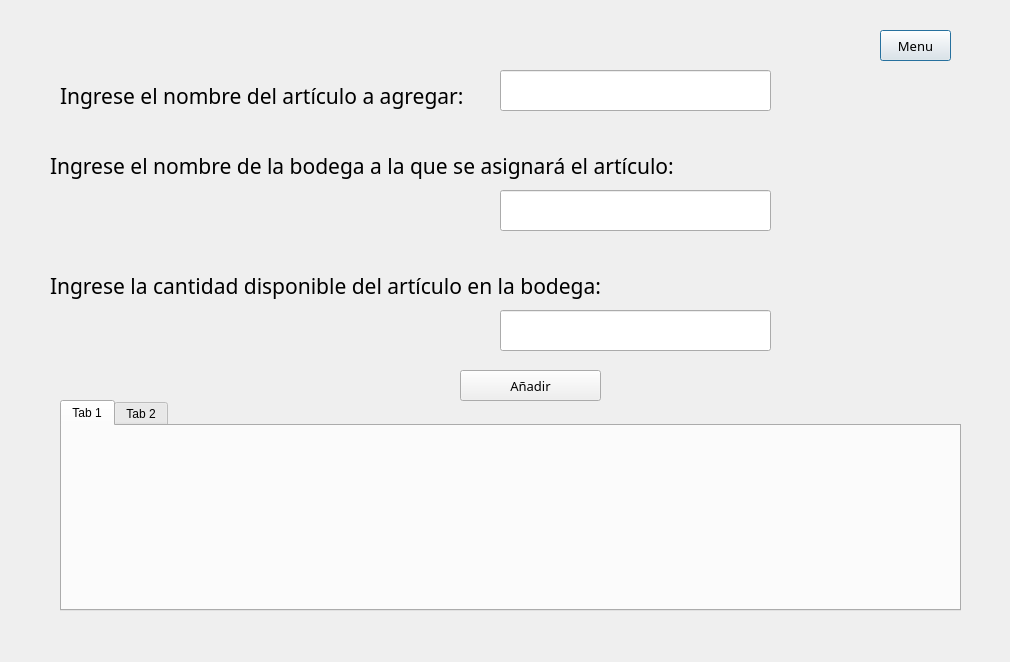
<?xml version="1.0" encoding="UTF-8"?>
<ui version="4.0">
 <class>ArtBodega</class>
 <widget class="QDialog" name="ArtBodega">
  <property name="geometry">
   <rect>
    <x>0</x>
    <y>0</y>
    <width>1010</width>
    <height>662</height>
   </rect>
  </property>
  <property name="windowTitle">
   <string>Dialog</string>
  </property>
  <widget class="QLineEdit" name="txtBodega">
   <property name="geometry">
    <rect>
     <x>500</x>
     <y>190</y>
     <width>271</width>
     <height>41</height>
    </rect>
   </property>
   <property name="font">
    <font>
     <family>Century Gothic</family>
     <pointsize>16</pointsize>
    </font>
   </property>
  </widget>
  <widget class="QPushButton" name="btMenu">
   <property name="geometry">
    <rect>
     <x>880</x>
     <y>30</y>
     <width>71</width>
     <height>31</height>
    </rect>
   </property>
   <property name="font">
    <font>
     <family>Century Gothic</family>
     <pointsize>10</pointsize>
    </font>
   </property>
   <property name="text">
    <string>Menu</string>
   </property>
  </widget>
  <widget class="QLabel" name="lblBodega">
   <property name="geometry">
    <rect>
     <x>50</x>
     <y>140</y>
     <width>691</width>
     <height>51</height>
    </rect>
   </property>
   <property name="font">
    <font>
     <family>Century Gothic</family>
     <pointsize>16</pointsize>
     <weight>50</weight>
     <bold>false</bold>
    </font>
   </property>
   <property name="text">
    <string>Ingrese el nombre de la bodega a la que se asignará el artículo: </string>
   </property>
  </widget>
  <widget class="QLabel" name="lblArticulo">
   <property name="geometry">
    <rect>
     <x>60</x>
     <y>70</y>
     <width>441</width>
     <height>51</height>
    </rect>
   </property>
   <property name="font">
    <font>
     <family>Century Gothic</family>
     <pointsize>16</pointsize>
     <weight>50</weight>
     <bold>false</bold>
    </font>
   </property>
   <property name="text">
    <string>Ingrese el nombre del artículo a agregar: </string>
   </property>
  </widget>
  <widget class="QLabel" name="lblCantidad">
   <property name="geometry">
    <rect>
     <x>50</x>
     <y>260</y>
     <width>691</width>
     <height>51</height>
    </rect>
   </property>
   <property name="font">
    <font>
     <family>Century Gothic</family>
     <pointsize>16</pointsize>
     <weight>50</weight>
     <bold>false</bold>
    </font>
   </property>
   <property name="text">
    <string>Ingrese la cantidad disponible del artículo en la bodega:</string>
   </property>
  </widget>
  <widget class="QLineEdit" name="txtArticulo">
   <property name="geometry">
    <rect>
     <x>500</x>
     <y>70</y>
     <width>271</width>
     <height>41</height>
    </rect>
   </property>
   <property name="font">
    <font>
     <family>Century Gothic</family>
     <pointsize>16</pointsize>
    </font>
   </property>
  </widget>
  <widget class="QTabWidget" name="tblproductos">
   <property name="geometry">
    <rect>
     <x>60</x>
     <y>400</y>
     <width>901</width>
     <height>211</height>
    </rect>
   </property>
   <widget class="QWidget" name="tab">
    <attribute name="title">
     <string>Tab 1</string>
    </attribute>
   </widget>
   <widget class="QWidget" name="tab_2">
    <attribute name="title">
     <string>Tab 2</string>
    </attribute>
   </widget>
  </widget>
  <widget class="QLineEdit" name="txtCantidad">
   <property name="geometry">
    <rect>
     <x>500</x>
     <y>310</y>
     <width>271</width>
     <height>41</height>
    </rect>
   </property>
   <property name="font">
    <font>
     <family>Century Gothic</family>
     <pointsize>16</pointsize>
    </font>
   </property>
  </widget>
  <widget class="QPushButton" name="btAnadir">
   <property name="geometry">
    <rect>
     <x>460</x>
     <y>370</y>
     <width>141</width>
     <height>31</height>
    </rect>
   </property>
   <property name="font">
    <font>
     <family>Century Gothic</family>
     <pointsize>10</pointsize>
    </font>
   </property>
   <property name="text">
    <string>Añadir</string>
   </property>
  </widget>
 </widget>
 <resources/>
 <connections/>
</ui>
